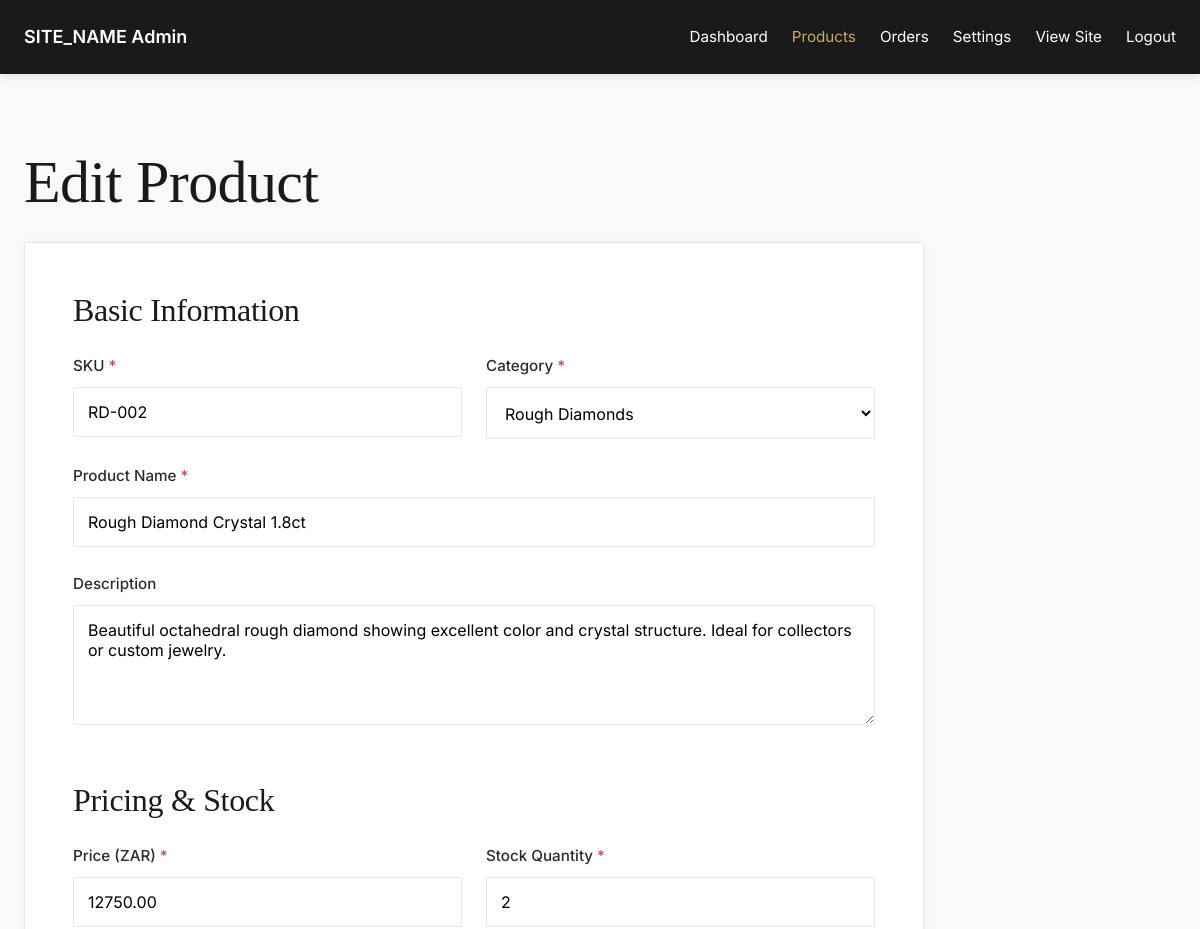
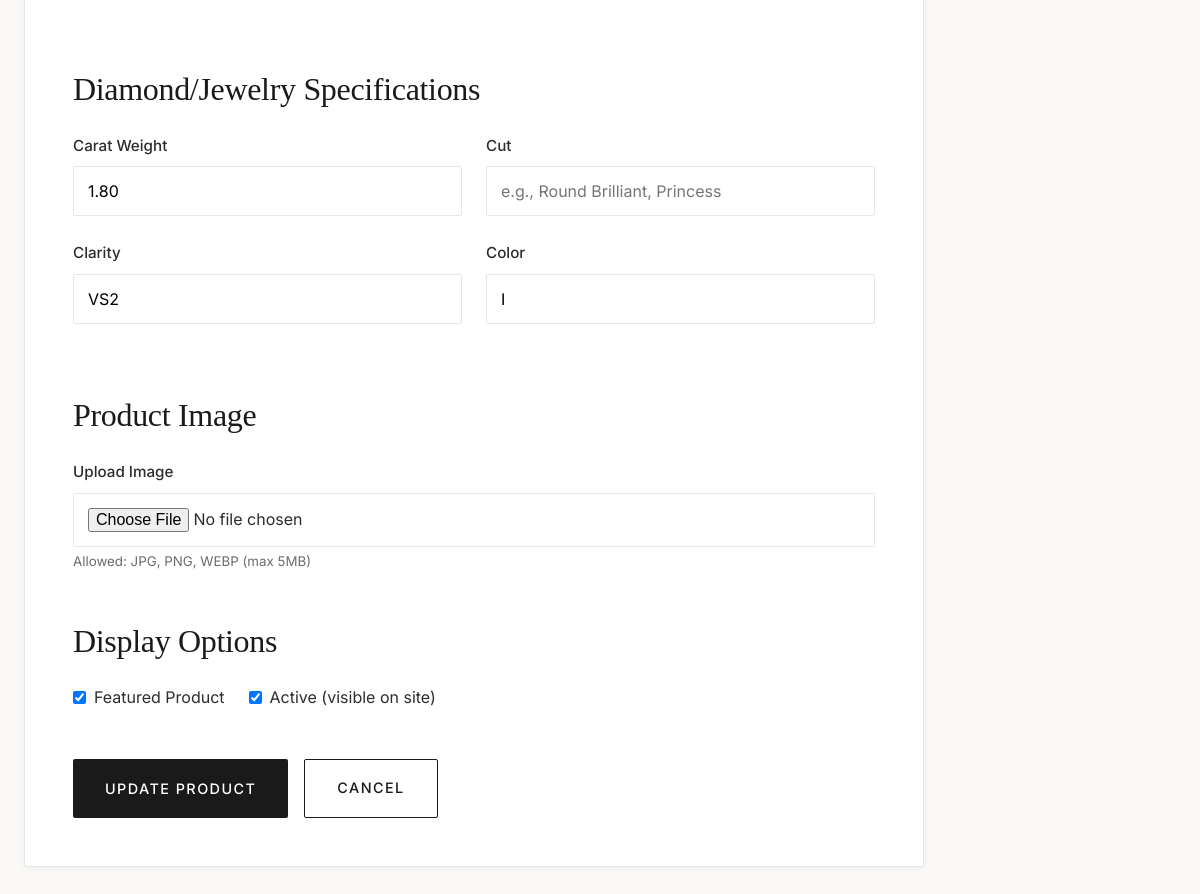
Screenshot of /admin/product-edit.php?id=2 (signed in) with the database file from the repository (2 pictures, top to bottom).
### tables this page shows
CREATE TABLE IF NOT EXISTS `products` (
  `id` int(11) NOT NULL AUTO_INCREMENT,
  `sku` varchar(50) NOT NULL,
  `name` varchar(255) NOT NULL,
  `slug` varchar(255) NOT NULL,
  `category` enum('rough_diamonds','polished_diamonds','jewelry') NOT NULL,
  `description` text,
  `price` decimal(10,2) NOT NULL,
  `carat_weight` decimal(8,2) DEFAULT NULL,
  `cut` varchar(50) DEFAULT NULL,
  `clarity` varchar(50) DEFAULT NULL,
  `color` varchar(50) DEFAULT NULL,
  `stock_quantity` int(11) NOT NULL DEFAULT 0,
  `image_main` varchar(255) DEFAULT NULL,
  `image_gallery` text DEFAULT NULL COMMENT 'JSON array of additional images',
  `is_featured` tinyint(1) NOT NULL DEFAULT 0,
  `is_active` tinyint(1) NOT NULL DEFAULT 1,
  `created_at` timestamp NOT NULL DEFAULT CURRENT_TIMESTAMP,
  `updated_at` timestamp NOT NULL DEFAULT CURRENT_TIMESTAMP ON UPDATE CURRENT_TIMESTAMP,
  PRIMARY KEY (`id`),
  UNIQUE KEY `sku` (`sku`),
  UNIQUE KEY `slug` (`slug`),
  KEY `category` (`category`),
  KEY `is_featured` (`is_featured`),
  KEY `is_active` (`is_active`)
);

### includes/db.php (called while the page is built, shortened)
<?php
class Database {
    private static $instance = null;
    private $pdo;
    private function __construct() {
        try {
            $dsn = "mysql:host=" . DB_HOST . ";dbname=" . DB_NAME . ";charset=utf8mb4";
            $options = [
                PDO::ATTR_ERRMODE => PDO::ERRMODE_EXCEPTION,
                PDO::ATTR_DEFAULT_FETCH_MODE => PDO::FETCH_ASSOC,
                PDO::ATTR_EMULATE_PREPARES => false,
            ];
            $this->pdo = new PDO($dsn, DB_USER, DB_PASS, $options);
        } catch (PDOException $e) {
            error_log("Database Connection Error: " . $e->getMessage());
            die("Database connection failed. Please check your configuration.");
        }
    }
    public static function getInstance() {
        if (self::$instance === null) {
            self::$instance = new self();
        }
        return self::$instance;
    }
    public function query($sql, $params = []) {
        try {
            $stmt = $this->pdo->prepare($sql);
            $stmt->execute($params);
            return $stmt;
        } catch (PDOException $e) {
            error_log("Database Query Error: " . $e->getMessage());
            throw $e;
        }
    }
    public function fetchOne($sql, $params = []) {
        $stmt = $this->query($sql, $params);
        return $stmt->fetch();
    }
}
function db() {
    return Database::getInstance();
}

### includes/helpers.php (called while the page is built, shortened)
<?php
function e($string) {
    return htmlspecialchars($string ?? '', ENT_QUOTES, 'UTF-8');
}

### admin/product-edit.php (the view, shortened to what this page needs)
<?php
require_once __DIR__ . '/../includes/db.php';
require_once __DIR__ . '/../includes/helpers.php';
$productId = $_GET['id'] ?? null;
$product = null;
if ($productId) {
    $product = db()->fetchOne("SELECT * FROM products WHERE id = ?", [(int)$productId]);
}
$pageTitle = $productId ? 'Edit Product' : 'Add New Product';
require_once __DIR__ . '/header.php';
?>
<h1><?= $pageTitle ?></h1>
<div class="admin-card" style="max-width: 900px;">
    <form method="POST" enctype="multipart/form-data">
        <h3>Basic Information</h3>
        <div class="form-row">
            <div class="form-group">
                <label class="form-label required">SKU</label>
                <input type="text" name="sku" class="form-input"
                       value="<?= e($product['sku'] ?? $_POST['sku'] ?? '') ?>" required>
            </div>
            <div class="form-group">
                <label class="form-label required">Category</label>
                <select name="category" class="form-select" required>
                    <option value="rough_diamonds" <?= ($product['category'] ?? $_POST['category'] ?? '') === 'rough_diamonds' ? 'selected' : '' ?>>
                        Rough Diamonds
                    </option>
                </select>
            </div>
        </div>
        <div class="form-group">
            <label class="form-label required">Product Name</label>
            <input type="text" name="name" class="form-input"
                   value="<?= e($product['name'] ?? $_POST['name'] ?? '') ?>" required>
        </div>
        <div class="form-group">
            <label class="form-label">Description</label>
            <textarea name="description" class="form-textarea"><?= e($product['description'] ?? $_POST['description'] ?? '') ?></textarea>
        </div>
        <h3 style="margin-top: var(--spacing-lg);">Pricing & Stock</h3>
        <div class="form-row">
            <div class="form-group">
                <label class="form-label required">Price (ZAR)</label>
                <input type="number" name="price" class="form-input" step="0.01" min="0"
                       value="<?= e($product['price'] ?? $_POST['price'] ?? '') ?>" required>
            </div>
            <div class="form-group">
                <label class="form-label required">Stock Quantity</label>
                <input type="number" name="stock_quantity" class="form-input" min="0"
                       value="<?= e($product['stock_quantity'] ?? $_POST['stock_quantity'] ?? '0') ?>" required>
            </div>
        </div>
        <h3 style="margin-top: var(--spacing-lg);">Diamond/Jewelry Specifications</h3>
        <div class="form-row">
            <div class="form-group">
                <label class="form-label">Carat Weight</label>
                <input type="number" name="carat_weight" class="form-input" step="0.01" min="0"
                       value="<?= e($product['carat_weight'] ?? $_POST['carat_weight'] ?? '') ?>">
            </div>
            <div class="form-group">
                <label class="form-label">Cut</label>
                <input type="text" name="cut" class="form-input"
                       value="<?= e($product['cut'] ?? $_POST['cut'] ?? '') ?>"
                       placeholder="e.g., Round Brilliant, Princess">
            </div>
        </div>
        <div class="form-row">
            <div class="form-group">
                <label class="form-label">Clarity</label>
                <input type="text" name="clarity" class="form-input"
                       value="<?= e($product['clarity'] ?? $_POST['clarity'] ?? '') ?>"
                       placeholder="e.g., VVS1, VS2, IF">
            </div>
            <div class="form-group">
                <label class="form-label">Color</label>
                <input type="text" name="color" class="form-input"
                       value="<?= e($product['color'] ?? $_POST['color'] ?? '') ?>"
                       placeholder="e.g., D, E, F">
            </div>
        </div>
        <h3 style="margin-top: var(--spacing-lg);">Product Image</h3>
        <div class="form-group">
            <label class="form-label">Upload Image</label>
            <input type="file" name="image" class="form-input" accept="image/jpeg,image/png,image/webp">
            <small style="color: var(--color-text-light);">Allowed: JPG, PNG, WEBP (max 5MB)</small>
        </div>
        <h3 style="margin-top: var(--spacing-lg);">Display Options</h3>
        <div style="display: flex; gap: var(--spacing-md); margin-bottom: var(--spacing-md);">
            <label style="display: flex; align-items: center; gap: 0.5rem; cursor: pointer;">
                <input type="checkbox" name="is_featured" value="1"
                       <?= ($product['is_featured'] ?? $_POST['is_featured'] ?? 0) ? 'checked' : '' ?>>
                <span>Featured Product</span>
            </label>
            <label style="display: flex; align-items: center; gap: 0.5rem; cursor: pointer;">
                <input type="checkbox" name="is_active" value="1"
                       <?= isset($product) ? ($product['is_active'] ? 'checked' : '') : 'checked' ?>>
                <span>Active (visible on site)</span>
            </label>
        </div>
        <div style="display: flex; gap: var(--spacing-sm); margin-top: var(--spacing-lg);">
            <button type="submit" name="save_product" class="btn btn-primary">
                <?= $productId ? 'Update Product' : 'Create Product' ?>
            </button>
            <a href="<?= BASE_URL ?>/admin/products.php" class="btn btn-outline">Cancel</a>
        </div>
    </form>
</div>
<?php require_once __DIR__ . '/footer.php'; ?>

### assets/css/style.css (style rules this page uses)
:root { --color-primary: #1a1a1a; --color-secondary: #2d2d2d; --color-accent: #c9a961; --color-accent-hover: #b89650; --color-text: #2c2c2c; --color-text-light: #6b6b6b; --color-bg: #faf9f7; --color-bg-alt: #f5f3f0; --color-bg-white: #ffffff; --color-border: #e8e6e3; --color-success: #5a7f5e; --color-error: #c84b4b; --color-warning: #d4a656; --font-display: 'Cormorant', serif; --font-body: 'Inter', system-ui, -apple-system, sans-serif; --spacing-xs: 0.5rem; --spacing-sm: 1rem; --spacing-md: 1.5rem; --spacing-lg: 3rem; --spacing-xl: 4.5rem; --spacing-2xl: 6rem; --shadow-sm: 0 2px 8px rgba(0, 0, 0, 0.04); --shadow-md: 0 4px 16px rgba(0, 0, 0, 0.06); --shadow-lg: 0 8px 32px rgba(0, 0, 0, 0.08); --transition-fast: 150ms cubic-bezier(0.4, 0, 0.2, 1); --transition-base: 250ms cubic-bezier(0.4, 0, 0.2, 1); --transition-slow: 350ms cubic-bezier(0.4, 0, 0.2, 1); --border-radius: 2px; }
* { margin: 0; padding: 0; box-sizing: border-box; }
body { font-family: var(--font-body); font-size: 16px; line-height: 1.7; color: var(--color-text); background: var(--color-bg); -webkit-font-smoothing: antialiased; -moz-osx-font-smoothing: grayscale; }
a { color: var(--color-text); text-decoration: none; transition: color var(--transition-base); }
h1, h2, h3, h4, h5, h6 { font-family: var(--font-display); font-weight: 400; line-height: 1.2; margin-bottom: var(--spacing-md); color: var(--color-primary); letter-spacing: -0.01em; }
h1 { font-size: clamp(2.5rem, 5vw, 4rem); font-weight: 300; }
h3 { font-size: clamp(1.5rem, 3vw, 2rem); }
.btn { display: inline-block; padding: 1rem 2rem; font-family: var(--font-body); font-size: 0.9rem; font-weight: 500; text-align: center; text-transform: uppercase; letter-spacing: 0.1em; border: none; border-radius: var(--border-radius); cursor: pointer; transition: all var(--transition-base); text-decoration: none; }
.btn-primary { background: var(--color-primary); color: white; }
.btn-outline { background: transparent; border: 1.5px solid var(--color-primary); color: var(--color-primary); }
.form-group { margin-bottom: var(--spacing-md); }
.form-label { display: block; margin-bottom: 0.5rem; font-weight: 500; font-size: 0.95rem; color: var(--color-text); }
.form-label.required::after { content: '*'; color: var(--color-error); margin-left: 4px; }
.form-input, .form-select, .form-textarea { width: 100%; padding: 0.875rem; border: 1.5px solid var(--color-border); border-radius: var(--border-radius); font-family: var(--font-body); font-size: 1rem; background: var(--color-bg-white); transition: all var(--transition-base); }
.form-textarea { resize: vertical; min-height: 120px; }
.form-row { display: grid; grid-template-columns: 1fr 1fr; gap: var(--spacing-md); }
.admin-card { background: var(--color-bg-white); border: 1px solid var(--color-border); border-radius: var(--border-radius); padding: var(--spacing-lg); margin-bottom: var(--spacing-md); box-shadow: var(--shadow-sm); }

### rows the page displays
products: sku "RD-002", category "Rough Diamonds", name "Rough Diamond Crystal 1.8ct", description "Beautiful octahedral rough diamond showing excellent color and crystal structure. Ideal for collectors or custom jewelry.", price "12750.00", stock_quantity "2", carat_weight "1.80", clarity "VS2", color "I", is_featured "☑", is_active "☑"

### other values shown
SITE_NAME "SITE_NAME"
$pageTitle "Edit Product"
